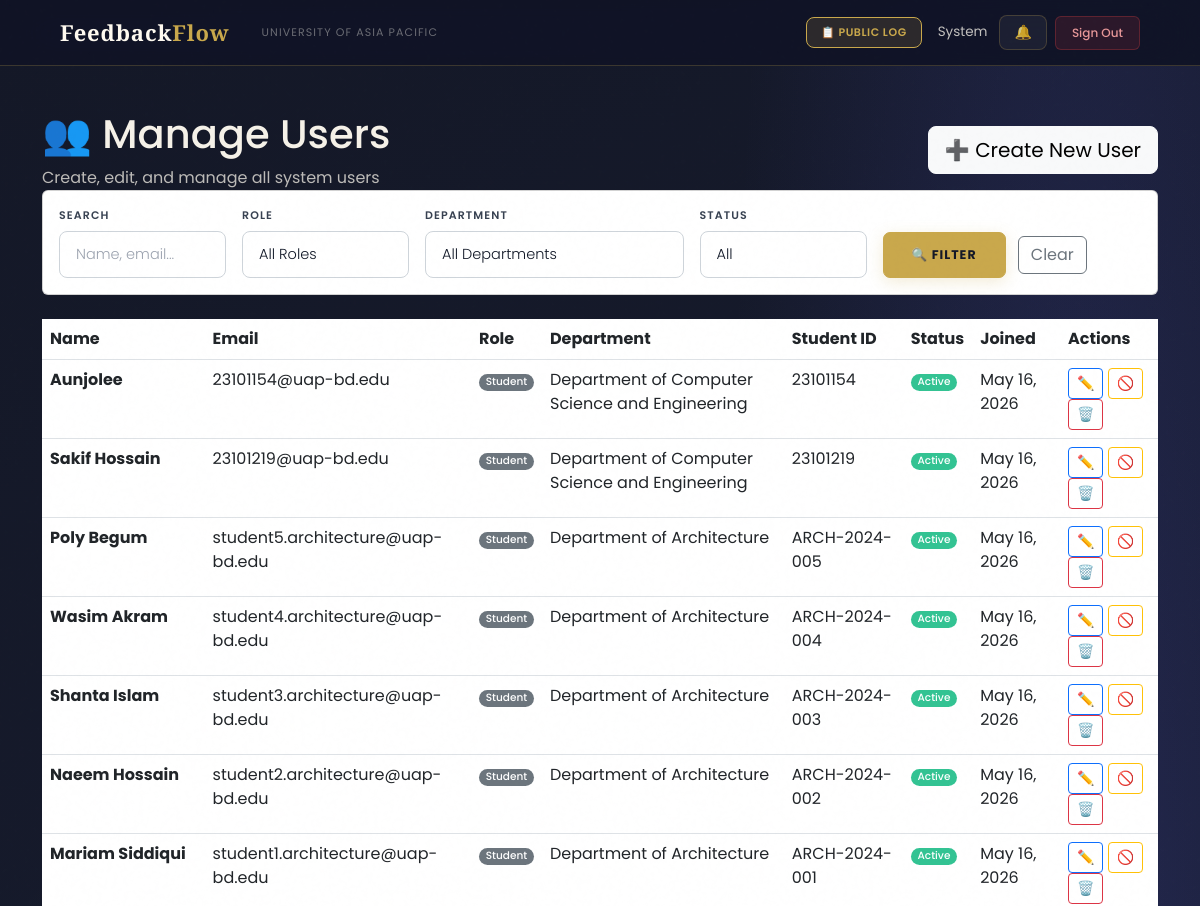
/dashboard/users/ (signed in, upper part), run on an earlier commit of the app's database.
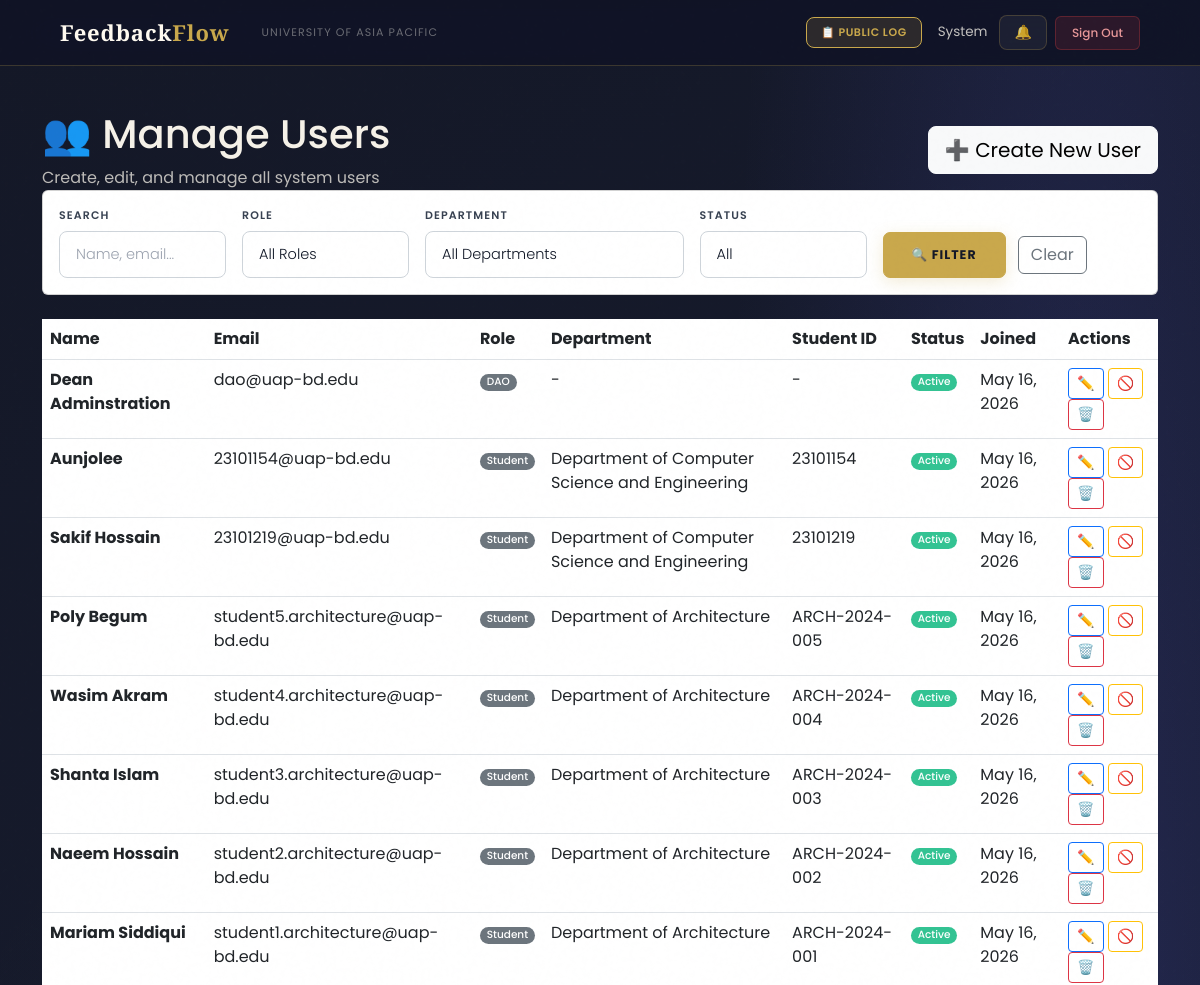
And on a later commit of the database.
### users/models.py (models this page shows, shortened)
class User(AbstractBaseUser, PermissionsMixin):
    ROLE_CHOICES = (
        ('Student', 'Student'),
        ('Faculty', 'Faculty'),
        ('HOD', 'Head of Department'),
        ('Staff', 'Staff'),
        ('DAO', 'Dean of Administration Office'),
        ('Admin', 'Administrator'),
        ('Committee', 'Committee Member'),
    )
    DEPARTMENT_CHOICES = (
        ('DBA', 'Department of Business Administration'),
        ('CSE', 'Department of Computer Science and Engineering'),
        ('CE', 'Department of Civil Engineering'),
        ('EEE', 'Department of Electrical and Electronic Engineering'),
        ('Pharmacy', 'Department of Pharmacy'),
        ('Law', 'Department of Law and Human Rights'),
        ('English', 'Department of English'),
        ('Architecture', 'Department of Architecture'),
    )
    COMMITTEE_TYPE_CHOICES = (
        ('Harassment Committee', 'Harassment Committee'),
        ('Proctorial Committee', 'Proctorial Committee'),
    )
    email       = models.EmailField(unique=True, max_length=255)
    full_name   = models.CharField(max_length=150)
    role        = models.CharField(max_length=20, choices=ROLE_CHOICES)
    department  = models.CharField(max_length=100, choices=DEPARTMENT_CHOICES, null=True, blank=True)
    student_id  = models.CharField(max_length=50, unique=True, null=True, blank=True)
    committee_type = models.CharField(
        max_length=50,
        choices=COMMITTEE_TYPE_CHOICES,
        null=True, blank=True
    )
    is_active   = models.BooleanField(default=True)
    is_staff    = models.BooleanField(default=False)
    created_at  = models.DateTimeField(auto_now_add=True)
    updated_at  = models.DateTimeField(auto_now=True)
    USERNAME_FIELD  = 'email'
    REQUIRED_FIELDS = ['full_name']
    objects = UserManager()
    class Meta:
        verbose_name        = 'User'
        verbose_name_plural = 'Users'
        ordering            = ['-created_at']
    def get_short_name(self):
        return self.full_name.split()[0] if self.full_name else self.email

### users/views.py (the view)
# urls.py: path('dashboard/users/',                              views.admin_user_list,         name='admin_user_list'),
@login_required
def admin_user_list(request):
    if request.user.role != 'Admin':
        return redirect('login')
    users         = User.objects.all().order_by('-created_at')
    search        = request.GET.get('q', '')
    role_filter   = request.GET.get('role', '')
    dept_filter   = request.GET.get('department', '')
    status_filter = request.GET.get('status', '')
    if search:
        users = users.filter(full_name__icontains=search) | users.filter(email__icontains=search)
    if role_filter:
        users = users.filter(role=role_filter)
    if dept_filter:
        users = users.filter(department=dept_filter)
    if status_filter == 'active':
        users = users.filter(is_active=True)
    elif status_filter == 'inactive':
        users = users.filter(is_active=False)
    context = {
        'users':              users,
        'search_query':       search,
        'role_filter':        role_filter,
        'dept_filter':        dept_filter,
        'status_filter':      status_filter,
        'roles':              User.ROLE_CHOICES,
        'departments':        User.DEPARTMENT_CHOICES,
        'role_choices':       User.ROLE_CHOICES,
        'department_choices': User.DEPARTMENT_CHOICES,
    }
    return render(request, 'users/admin_user_list.html', context)

### users/context_processors.py (called while the page is built)
def notifications_count(request):
    if request.user.is_authenticated:
        from users.models import Notification, Announcement
        count = Notification.objects.filter(
            recipient=request.user,
            is_read=False
        ).count()
        active_announcements = []
        for ann in Announcement.objects.filter(is_active=True).order_by('-created_at')[:10]:
            if ann.is_visible_to(request.user):
                active_announcements.append(ann)
            if len(active_announcements) >= 3:
                break
        return {
            'unread_notifications_count': count,
            'active_announcements': active_announcements,
        }
    return {'unread_notifications_count': 0, 'active_announcements': []}

### users/templates/users/admin_user_list.html (shortened to what this page needs)
{% extends 'users/dashboard_base.html' %}
{% block content %}
<div class="container mt-4">
    <div class="dashboard-header">
        <div class="row align-items-center">
            <div class="col-md-8">
                <h1>👥 Manage Users</h1>
                <p class="mb-0 opacity-75">Create, edit, and manage all system users</p>
            </div>
            <div class="col-md-4 text-end">
                <a href="{% url 'admin_user_create' %}" class="btn btn-light btn-lg">
                    ➕ Create New User
                </a>
            </div>
        </div>
    </div>
    <div class="card info-card mb-4">
        <div class="card-body">
            <form method="get" class="row g-3 align-items-end">
                <div class="col-md-2">
                    <label class="form-label fw-semibold">Search</label>
                    <input type="text" name="q" class="form-control" placeholder="Name, email..." value="{{ search_query }}">
                </div>
                <div class="col-md-2">
                    <label class="form-label fw-semibold">Role</label>
                    <select name="role" class="form-select">
                        <option value="">All Roles</option>
                    </select>
                </div>
                <div class="col-md-3">
                    <label class="form-label fw-semibold">Department</label>
                    <select name="department" class="form-select">
                        <option value="">All Departments</option>
                    </select>
                </div>
                <div class="col-md-2">
                    <label class="form-label fw-semibold">Status</label>
                    <select name="status" class="form-select">
                        <option value="">All</option>
                    </select>
                </div>
                <div class="col-md-3">
                    <button type="submit" class="btn btn-primary me-2">🔍 Filter</button>
                    <a href="{% url 'admin_user_list' %}" class="btn btn-outline-secondary">Clear</a>
                </div>
            </form>
        </div>
    </div>
    <div class="modern-table">
        <table class="table table-hover mb-0">
            <thead>
            <tr>
                <th>Name</th>
                <th>Email</th>
                <th>Role</th>
                <th>Department</th>
                <th>Student ID</th>
                <th>Status</th>
                <th>Joined</th>
                <th>Actions</th>
            </tr>
            </thead>
            <tbody>
            {% for u in users %}
            <tr>
                <td><strong>{{ u.full_name }}</strong></td>
                <td>{{ u.email }}</td>
                <td><span class="badge bg-secondary">{{ u.role }}</span></td>
                <td>{{ u.get_department_display|default:"-" }}</td>
                <td>{{ u.student_id|default:"-" }}</td>
                <td>
                    {% if u.is_active %}
                    <span class="badge bg-success">Active</span>
                    {% else %}
                    <span class="badge bg-danger">Inactive</span>
                    {% endif %}
                </td>
                <td>{{ u.created_at|date:"M d, Y" }}</td>
                <td>
                    <a href="{% url 'admin_user_edit' u.id %}" class="btn btn-sm btn-outline-primary" title="Edit">✏️</a>
                    <a href="{% url 'admin_user_toggle_active' u.id %}" class="btn btn-sm btn-outline-warning" title="Toggle Active">
                        {% if u.is_active %}🚫{% else %}✅{% endif %}
                    </a>
                    <a href="{% url 'admin_user_delete' u.id %}" class="btn btn-sm btn-outline-danger" title="Delete">🗑️</a>
                </td>
            </tr>
            {% empty %}
            <tr>
                <td colspan="8" class="text-center text-muted py-4">No users found matching your filters.</td>
            </tr>
            {% endfor %}
            </tbody>
        </table>
    </div>
</div>
{% endblock %}

What changed in the data, as far as the page shows it:
added User: full_name "Dean Adminstration", email "dao@uap-bd.edu", role "DAO", department "-", student_id "-", is_active "Active", created_at "May 16, 2026"
